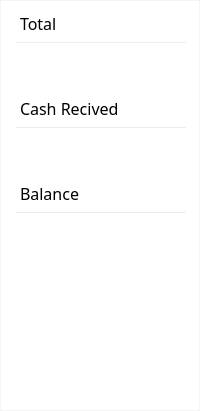
                     <widget class="QFrame" name="frame_21">
                      <property name="maximumSize">
                       <size>
                        <width>400</width>
                        <height>16777215</height>
                       </size>
                      </property>
                      <property name="styleSheet">
                       <string notr="true">background-color: rgba(255, 255, 255, 50);
padding-left:2px;
</string>
                      </property>
                      <property name="frameShape">
                       <enum>QFrame::StyledPanel</enum>
                      </property>
                      <property name="frameShadow">
                       <enum>QFrame::Raised</enum>
                      </property>
                      <layout class="QVBoxLayout" name="verticalLayout_8">
                       <item>
                        <widget class="QLabel" name="label_7">
                         <property name="font">
                          <font>
                           <family>Horyzen</family>
                           <pointsize>12</pointsize>
                          </font>
                         </property>
                         <property name="styleSheet">
                          <string notr="true">background-color: rgba(255, 255, 255, 0);</string>
                         </property>
                         <property name="text">
                          <string>Total</string>
                         </property>
                        </widget>
                       </item>
                       <item>
                        <widget class="QLineEdit" name="lineEdit_2">
                         <property name="enabled">
                          <bool>false</bool>
                         </property>
                         <property name="minimumSize">
                          <size>
                           <width>0</width>
                           <height>50</height>
                          </size>
                         </property>
                         <property name="font">
                          <font>
                           <family>Horyzen</family>
                           <pointsize>12</pointsize>
                          </font>
                         </property>
                         <property name="styleSheet">
                          <string notr="true">	background-color: rgba(255, 255, 255, 0);</string>
                         </property>
                        </widget>
                       </item>
                       <item>
                        <widget class="QLabel" name="label_9">
                         <property name="font">
                          <font>
                           <family>Horyzen</family>
                           <pointsize>12</pointsize>
                          </font>
                         </property>
                         <property name="styleSheet">
                          <string notr="true">background-color: rgba(255, 255, 255, 0);</string>
                         </property>
                         <property name="text">
                          <string>Cash Recived</string>
                         </property>
                        </widget>
                       </item>
                       <item>
                        <widget class="QLineEdit" name="lineEdit_3">
                         <property name="minimumSize">
                          <size>
                           <width>0</width>
                           <height>50</height>
                          </size>
                         </property>
                         <property name="font">
                          <font>
                           <family>Horyzen</family>
                           <pointsize>12</pointsize>
                          </font>
                         </property>
                         <property name="styleSheet">
                          <string notr="true">	background-color: rgba(255, 255, 255, 0);</string>
                         </property>
                        </widget>
                       </item>
                       <item>
                        <widget class="QLabel" name="label_27">
                         <property name="font">
                          <font>
                           <family>Horyzen</family>
                           <pointsize>12</pointsize>
                          </font>
                         </property>
                         <property name="styleSheet">
                          <string notr="true">background-color: rgba(255, 255, 255, 0);</string>
                         </property>
                         <property name="text">
                          <string>Balance</string>
                         </property>
                        </widget>
                       </item>
                       <item>
                        <widget class="QLineEdit" name="lineEdit_13">
                         <property name="enabled">
                          <bool>false</bool>
                         </property>
                         <property name="minimumSize">
                          <size>
                           <width>0</width>
                           <height>50</height>
                          </size>
                         </property>
                         <property name="font">
                          <font>
                           <family>Horyzen</family>
                           <pointsize>12</pointsize>
                          </font>
                         </property>
                         <property name="styleSheet">
                          <string notr="true">	background-color: rgba(255, 255, 255, 0);</string>
                         </property>
                        </widget>
                       </item>
                       <item>
                        <widget class="QFrame" name="frame_29">
                         <property name="styleSheet">
                          <string notr="true">background-color: rgba(255, 255, 255, 0);</string>
                         </property>
                         <property name="frameShape">
                          <enum>QFrame::StyledPanel</enum>
                         </property>
                         <property name="frameShadow">
                          <enum>QFrame::Raised</enum>
                         </property>
                        </widget>
                       </item>
                       <item>
                        <widget class="QPushButton" name="pushButton_10">
                         <property name="minimumSize">
                          <size>
                           <width>0</width>
                           <height>40</height>
                          </size>
                         </property>
                         <property name="font">
                          <font>
                           <family>Horyzen</family>
                           <pointsize>14</pointsize>
                           <weight>75</weight>
                           <bold>true</bold>
                          </font>
                         </property>
                         <property name="cursor">
                          <cursorShape>PointingHandCursor</cursorShape>
                         </property>
                         <property name="styleSheet">
                          <string notr="true">QPushButton{
border-radius:20px;
color: rgb(255, 255, 255);
}
QPushButton:hover{
background-color: rgb(63, 86, 99);
border: 2px solid rgb(255, 61, 75);
}</string>
                         </property>
                         <property name="text">
                          <string>Done</string>
                         </property>
                         <property name="shortcut">
                          <string>Return</string>
                         </property>
                        </widget>
                       </item>
                       <item>
                        <spacer name="verticalSpacer_2">
                         <property name="orientation">
                          <enum>Qt::Vertical</enum>
                         </property>
                         <property name="sizeHint" stdset="0">
                          <size>
                           <width>20</width>
                           <height>40</height>
                          </size>
                         </property>
                        </spacer>
                       </item>
                       <item>
                        <widget class="QPushButton" name="pushButton_15">
                         <property name="minimumSize">
                          <size>
                           <width>0</width>
                           <height>40</height>
                          </size>
                         </property>
                         <property name="font">
                          <font>
                           <family>Horyzen</family>
                           <pointsize>14</pointsize>
                           <weight>75</weight>
                           <bold>true</bold>
                          </font>
                         </property>
                         <property name="cursor">
                          <cursorShape>PointingHandCursor</cursorShape>
                         </property>
                         <property name="styleSheet">
                          <string notr="true">QPushButton{
border-radius:20px;
color: rgb(255, 255, 255);
}
QPushButton:hover{
background-color: rgb(63, 86, 99);
border: 2px solid rgb(255, 61, 75);
}</string>
                         </property>
                         <property name="text">
                          <string>Finish</string>
                         </property>
                         <property name="shortcut">
                          <string>Return</string>
                         </property>
                        </widget>
                       </item>
                      </layout>
                     </widget>
